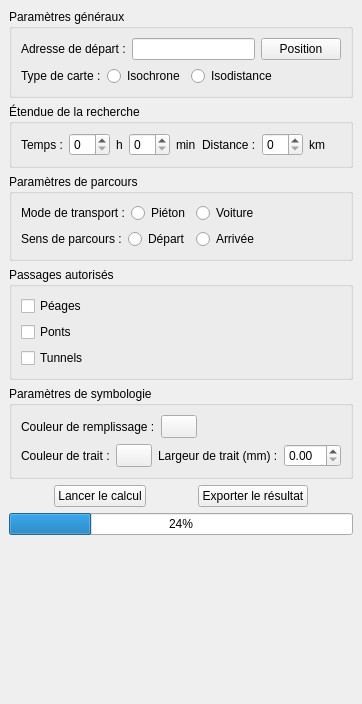
<?xml version="1.0" encoding="UTF-8"?>
<ui version="4.0">
 <class>QIsoValDockBase</class>
 <widget class="QDockWidget" name="QIsoValDockBase">
  <property name="geometry">
   <rect>
    <x>0</x>
    <y>0</y>
    <width>344</width>
    <height>704</height>
   </rect>
  </property>
  <property name="windowTitle">
   <string>Carte isochrone/isodistance</string>
  </property>
  <widget class="QWidget" name="dockWidgetContents">
   <property name="sizePolicy">
    <sizepolicy hsizetype="Preferred" vsizetype="Preferred">
     <horstretch>0</horstretch>
     <verstretch>0</verstretch>
    </sizepolicy>
   </property>
   <layout class="QVBoxLayout" name="verticalLayout">
    <item>
     <widget class="QGroupBox" name="groupBox">
      <property name="title">
       <string>Paramètres généraux</string>
      </property>
      <layout class="QVBoxLayout" name="verticalLayout_2">
       <item>
        <layout class="QHBoxLayout" name="horizontalLayout">
         <item>
          <widget class="QLabel" name="label">
           <property name="text">
            <string>Adresse de départ :</string>
           </property>
          </widget>
         </item>
         <item>
          <widget class="QLineEdit" name="edtAdd"/>
         </item>
         <item>
          <widget class="QPushButton" name="btnPos">
           <property name="text">
            <string>Position</string>
           </property>
          </widget>
         </item>
        </layout>
       </item>
       <item>
        <layout class="QHBoxLayout" name="horizontalLayout_2">
         <item>
          <widget class="QLabel" name="label_10">
           <property name="text">
            <string>Type de carte :</string>
           </property>
          </widget>
         </item>
         <item>
          <widget class="QRadioButton" name="rbnIsochron">
           <property name="text">
            <string>Isochrone</string>
           </property>
           <attribute name="buttonGroup">
            <string notr="true">grpIsoType</string>
           </attribute>
          </widget>
         </item>
         <item>
          <widget class="QRadioButton" name="rbnIsoDistance">
           <property name="text">
            <string>Isodistance</string>
           </property>
           <attribute name="buttonGroup">
            <string notr="true">grpIsoType</string>
           </attribute>
          </widget>
         </item>
         <item>
          <spacer name="horizontalSpacer_2">
           <property name="orientation">
            <enum>Qt::Horizontal</enum>
           </property>
           <property name="sizeHint" stdset="0">
            <size>
             <width>40</width>
             <height>20</height>
            </size>
           </property>
          </spacer>
         </item>
        </layout>
       </item>
      </layout>
     </widget>
    </item>
    <item>
     <widget class="QGroupBox" name="groupBox_3">
      <property name="title">
       <string>Étendue de la recherche</string>
      </property>
      <layout class="QVBoxLayout" name="verticalLayout_3">
       <item>
        <layout class="QHBoxLayout" name="horizontalLayout_3">
         <item>
          <widget class="QLabel" name="label_4">
           <property name="text">
            <string>Temps :</string>
           </property>
          </widget>
         </item>
         <item>
          <widget class="QSpinBox" name="sbxHour"/>
         </item>
         <item>
          <widget class="QLabel" name="label_7">
           <property name="text">
            <string>h</string>
           </property>
          </widget>
         </item>
         <item>
          <widget class="QSpinBox" name="sbxMinute"/>
         </item>
         <item>
          <widget class="QLabel" name="label_8">
           <property name="text">
            <string>min</string>
           </property>
          </widget>
         </item>
         <item>
          <widget class="QLabel" name="label_5">
           <property name="text">
            <string>Distance :</string>
           </property>
          </widget>
         </item>
         <item>
          <widget class="QSpinBox" name="sbxKilometer"/>
         </item>
         <item>
          <widget class="QLabel" name="label_6">
           <property name="text">
            <string>km</string>
           </property>
          </widget>
         </item>
         <item>
          <spacer name="horizontalSpacer">
           <property name="orientation">
            <enum>Qt::Horizontal</enum>
           </property>
           <property name="sizeHint" stdset="0">
            <size>
             <width>40</width>
             <height>20</height>
            </size>
           </property>
          </spacer>
         </item>
        </layout>
       </item>
      </layout>
     </widget>
    </item>
    <item>
     <widget class="QGroupBox" name="groupBox_5">
      <property name="title">
       <string>Paramètres de parcours</string>
      </property>
      <layout class="QVBoxLayout" name="verticalLayout_7">
       <item>
        <layout class="QHBoxLayout" name="horizontalLayout_5">
         <item>
          <widget class="QLabel" name="label_3">
           <property name="text">
            <string>Mode de transport :</string>
           </property>
          </widget>
         </item>
         <item>
          <widget class="QRadioButton" name="rbnWalk">
           <property name="text">
            <string>Piéton</string>
           </property>
           <attribute name="buttonGroup">
            <string notr="true">grpIsoMode</string>
           </attribute>
          </widget>
         </item>
         <item>
          <widget class="QRadioButton" name="rbnDrive">
           <property name="text">
            <string>Voiture</string>
           </property>
           <attribute name="buttonGroup">
            <string notr="true">grpIsoMode</string>
           </attribute>
          </widget>
         </item>
         <item>
          <spacer name="horizontalSpacer_4">
           <property name="orientation">
            <enum>Qt::Horizontal</enum>
           </property>
           <property name="sizeHint" stdset="0">
            <size>
             <width>40</width>
             <height>20</height>
            </size>
           </property>
          </spacer>
         </item>
        </layout>
       </item>
       <item>
        <layout class="QHBoxLayout" name="horizontalLayout_10">
         <item>
          <widget class="QLabel" name="label_9">
           <property name="text">
            <string>Sens de parcours :</string>
           </property>
          </widget>
         </item>
         <item>
          <widget class="QRadioButton" name="rbnDepart">
           <property name="text">
            <string>Départ</string>
           </property>
           <attribute name="buttonGroup">
            <string notr="true">grpIsoSens</string>
           </attribute>
          </widget>
         </item>
         <item>
          <widget class="QRadioButton" name="rbnArrival">
           <property name="text">
            <string>Arrivée</string>
           </property>
           <attribute name="buttonGroup">
            <string notr="true">grpIsoSens</string>
           </attribute>
          </widget>
         </item>
         <item>
          <spacer name="horizontalSpacer_5">
           <property name="orientation">
            <enum>Qt::Horizontal</enum>
           </property>
           <property name="sizeHint" stdset="0">
            <size>
             <width>40</width>
             <height>20</height>
            </size>
           </property>
          </spacer>
         </item>
        </layout>
       </item>
      </layout>
     </widget>
    </item>
    <item>
     <widget class="QGroupBox" name="groupBox_6">
      <property name="title">
       <string>Passages autorisés</string>
      </property>
      <layout class="QVBoxLayout" name="verticalLayout_6">
       <item>
        <layout class="QHBoxLayout" name="horizontalLayout_8">
         <item>
          <widget class="QCheckBox" name="chkToll">
           <property name="text">
            <string>Péages</string>
           </property>
          </widget>
         </item>
        </layout>
       </item>
       <item>
        <layout class="QHBoxLayout" name="horizontalLayout_7">
         <item>
          <widget class="QCheckBox" name="chkBridge">
           <property name="text">
            <string>Ponts</string>
           </property>
          </widget>
         </item>
        </layout>
       </item>
       <item>
        <layout class="QHBoxLayout" name="horizontalLayout_9">
         <item>
          <widget class="QCheckBox" name="chkTunnel">
           <property name="text">
            <string>Tunnels</string>
           </property>
          </widget>
         </item>
        </layout>
       </item>
      </layout>
     </widget>
    </item>
    <item>
     <widget class="QGroupBox" name="groupBox_2">
      <property name="title">
       <string>Paramètres de symbologie</string>
      </property>
      <layout class="QVBoxLayout" name="verticalLayout_4">
       <item>
        <layout class="QHBoxLayout" name="horizontalLayout_6">
         <item>
          <widget class="QLabel" name="label_2">
           <property name="text">
            <string>Couleur de remplissage :</string>
           </property>
          </widget>
         </item>
         <item>
          <widget class="QgsColorButton" name="mColorButton">
           <property name="sizePolicy">
            <sizepolicy hsizetype="Maximum" vsizetype="Fixed">
             <horstretch>0</horstretch>
             <verstretch>0</verstretch>
            </sizepolicy>
           </property>
           <property name="minimumSize">
            <size>
             <width>36</width>
             <height>16</height>
            </size>
           </property>
           <property name="maximumSize">
            <size>
             <width>36</width>
             <height>16777215</height>
            </size>
           </property>
          </widget>
         </item>
         <item>
          <spacer name="horizontalSpacer_8">
           <property name="orientation">
            <enum>Qt::Horizontal</enum>
           </property>
           <property name="sizeHint" stdset="0">
            <size>
             <width>40</width>
             <height>20</height>
            </size>
           </property>
          </spacer>
         </item>
        </layout>
       </item>
       <item>
        <layout class="QHBoxLayout" name="horizontalLayout_11">
         <item>
          <widget class="QLabel" name="label_11">
           <property name="text">
            <string>Couleur de trait :</string>
           </property>
          </widget>
         </item>
         <item>
          <widget class="QgsColorButton" name="mColorButton_2">
           <property name="sizePolicy">
            <sizepolicy hsizetype="Maximum" vsizetype="Fixed">
             <horstretch>0</horstretch>
             <verstretch>0</verstretch>
            </sizepolicy>
           </property>
           <property name="minimumSize">
            <size>
             <width>36</width>
             <height>16</height>
            </size>
           </property>
           <property name="maximumSize">
            <size>
             <width>36</width>
             <height>16777215</height>
            </size>
           </property>
          </widget>
         </item>
         <item>
          <widget class="QLabel" name="label_12">
           <property name="text">
            <string>Largeur de trait (mm) :</string>
           </property>
          </widget>
         </item>
         <item>
          <widget class="QDoubleSpinBox" name="doubleSpinBox"/>
         </item>
         <item>
          <spacer name="horizontalSpacer_9">
           <property name="orientation">
            <enum>Qt::Horizontal</enum>
           </property>
           <property name="sizeHint" stdset="0">
            <size>
             <width>40</width>
             <height>20</height>
            </size>
           </property>
          </spacer>
         </item>
        </layout>
       </item>
      </layout>
     </widget>
    </item>
    <item>
     <layout class="QHBoxLayout" name="horizontalLayout_4">
      <item>
       <spacer name="horizontalSpacer_3">
        <property name="orientation">
         <enum>Qt::Horizontal</enum>
        </property>
        <property name="sizeHint" stdset="0">
         <size>
          <width>40</width>
          <height>20</height>
         </size>
        </property>
       </spacer>
      </item>
      <item>
       <widget class="QPushButton" name="btnLaunch">
        <property name="text">
         <string>Lancer le calcul</string>
        </property>
       </widget>
      </item>
      <item>
       <spacer name="horizontalSpacer_7">
        <property name="orientation">
         <enum>Qt::Horizontal</enum>
        </property>
        <property name="sizeHint" stdset="0">
         <size>
          <width>40</width>
          <height>20</height>
         </size>
        </property>
       </spacer>
      </item>
      <item>
       <widget class="QPushButton" name="btnExport">
        <property name="text">
         <string>Exporter le résultat</string>
        </property>
       </widget>
      </item>
      <item>
       <spacer name="horizontalSpacer_6">
        <property name="orientation">
         <enum>Qt::Horizontal</enum>
        </property>
        <property name="sizeHint" stdset="0">
         <size>
          <width>40</width>
          <height>20</height>
         </size>
        </property>
       </spacer>
      </item>
     </layout>
    </item>
    <item>
     <widget class="QProgressBar" name="pgbProcess">
      <property name="value">
       <number>24</number>
      </property>
     </widget>
    </item>
    <item>
     <spacer name="verticalSpacer">
      <property name="orientation">
       <enum>Qt::Vertical</enum>
      </property>
      <property name="sizeHint" stdset="0">
       <size>
        <width>20</width>
        <height>40</height>
       </size>
      </property>
     </spacer>
    </item>
   </layout>
  </widget>
 </widget>
 <customwidgets>
  <customwidget>
   <class>QgsColorButton</class>
   <extends>QToolButton</extends>
   <header>qgscolorbutton.h</header>
  </customwidget>
 </customwidgets>
 <tabstops>
  <tabstop>edtAdd</tabstop>
  <tabstop>btnPos</tabstop>
  <tabstop>rbnIsochron</tabstop>
  <tabstop>rbnIsoDistance</tabstop>
  <tabstop>sbxHour</tabstop>
  <tabstop>sbxMinute</tabstop>
  <tabstop>rbnDrive</tabstop>
  <tabstop>chkToll</tabstop>
  <tabstop>chkBridge</tabstop>
  <tabstop>chkTunnel</tabstop>
 </tabstops>
 <resources/>
 <connections/>
 <buttongroups>
  <buttongroup name="grpIsoMode"/>
  <buttongroup name="grpIsoSens"/>
  <buttongroup name="grpIsoType"/>
 </buttongroups>
</ui>
